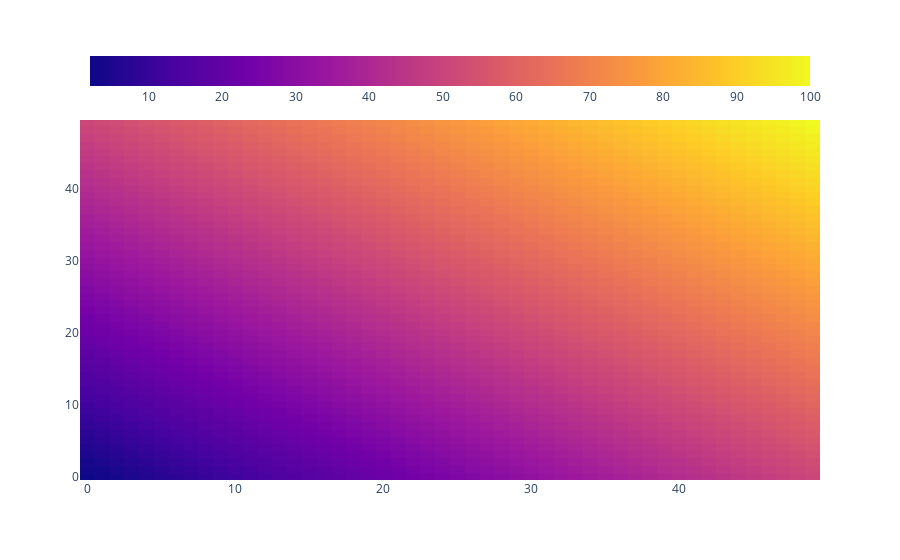

Notebook code for this chart:
### Code cell
import plotly.graph_objects as go

import urllib
import json

# Load heatmap data
response = urllib.request.urlopen(
    "https://raw.githubusercontent.com/plotly/datasets/master/custom_heatmap_colorscale.json")
dataset = json.load(response)

# Create and show figure
fig = go.Figure()

fig.add_trace(go.Heatmap(
    z=dataset["z"],
    colorbar=dict(orientation='h')))

fig.show()

### Figure 1 — Plotly figure (JSON) as saved in the notebook; plotly's stock layout.template omitted (floating-point values rounded to 4 significant figures; data arrays with more than 128 entries replaced by an {"elided": "..."} marker saying what was removed)
{"data": [{"colorbar": {"orientation": "h"}, "type": "heatmap", "z": {"elided": "50x50 int values"}}], "layout": {}}
